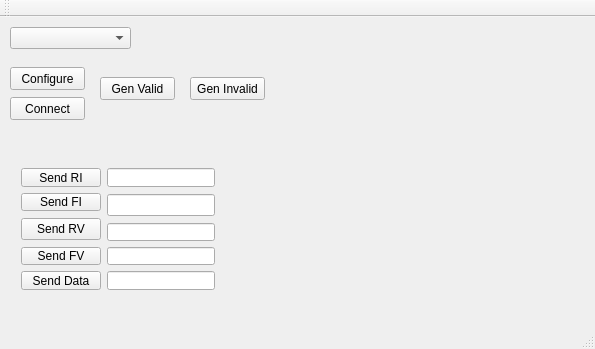
<?xml version="1.0" encoding="UTF-8"?>
<ui version="4.0">
 <class>MainWindow</class>
 <widget class="QMainWindow" name="MainWindow">
  <property name="geometry">
   <rect>
    <x>0</x>
    <y>0</y>
    <width>595</width>
    <height>349</height>
   </rect>
  </property>
  <property name="windowTitle">
   <string>MainWindow</string>
  </property>
  <widget class="QWidget" name="centralWidget">
   <widget class="QComboBox" name="comboBox">
    <property name="geometry">
     <rect>
      <x>10</x>
      <y>10</y>
      <width>121</width>
      <height>22</height>
     </rect>
    </property>
   </widget>
   <widget class="QPushButton" name="pushButton_ConnectSerialPort">
    <property name="geometry">
     <rect>
      <x>10</x>
      <y>80</y>
      <width>75</width>
      <height>23</height>
     </rect>
    </property>
    <property name="text">
     <string>Connect</string>
    </property>
   </widget>
   <widget class="QPushButton" name="pushButton_GenerateValid">
    <property name="geometry">
     <rect>
      <x>100</x>
      <y>60</y>
      <width>75</width>
      <height>23</height>
     </rect>
    </property>
    <property name="text">
     <string>Gen Valid</string>
    </property>
   </widget>
   <widget class="QPushButton" name="pushButton_GenerateInvalid">
    <property name="geometry">
     <rect>
      <x>190</x>
      <y>60</y>
      <width>75</width>
      <height>23</height>
     </rect>
    </property>
    <property name="text">
     <string>Gen Invalid</string>
    </property>
   </widget>
   <widget class="QPushButton" name="pushButton_ConfigureSerialPort">
    <property name="geometry">
     <rect>
      <x>10</x>
      <y>50</y>
      <width>75</width>
      <height>23</height>
     </rect>
    </property>
    <property name="text">
     <string>Configure</string>
    </property>
   </widget>
   <widget class="QWidget" name="layoutWidget">
    <property name="geometry">
     <rect>
      <x>10</x>
      <y>140</y>
      <width>216</width>
      <height>144</height>
     </rect>
    </property>
    <layout class="QGridLayout" name="gridLayout">
     <item row="0" column="0">
      <widget class="QPushButton" name="pushButton_SendRevI">
       <property name="text">
        <string>Send RI</string>
       </property>
      </widget>
     </item>
     <item row="0" column="1">
      <widget class="QLineEdit" name="dataRI"/>
     </item>
     <item row="1" column="0">
      <widget class="QPushButton" name="pushButton_SendFI">
       <property name="text">
        <string>Send FI</string>
       </property>
      </widget>
     </item>
     <item row="1" column="1" rowspan="2">
      <widget class="QLineEdit" name="dataFI"/>
     </item>
     <item row="2" column="0" rowspan="2">
      <widget class="QPushButton" name="pushButton_SendRV">
       <property name="text">
        <string>Send RV</string>
       </property>
      </widget>
     </item>
     <item row="3" column="1">
      <widget class="QLineEdit" name="dataRV"/>
     </item>
     <item row="4" column="0">
      <widget class="QPushButton" name="pushButton_SendFV">
       <property name="text">
        <string>Send FV</string>
       </property>
      </widget>
     </item>
     <item row="4" column="1">
      <widget class="QLineEdit" name="dataFV"/>
     </item>
     <item row="5" column="0">
      <widget class="QPushButton" name="pushButton_SendData">
       <property name="text">
        <string>Send Data</string>
       </property>
      </widget>
     </item>
     <item row="5" column="1">
      <widget class="QLineEdit" name="dataFull"/>
     </item>
    </layout>
   </widget>
  </widget>
  <widget class="QToolBar" name="mainToolBar">
   <attribute name="toolBarArea">
    <enum>TopToolBarArea</enum>
   </attribute>
   <attribute name="toolBarBreak">
    <bool>false</bool>
   </attribute>
  </widget>
  <widget class="QStatusBar" name="statusBar"/>
  <widget class="QMenuBar" name="menuBar">
   <property name="geometry">
    <rect>
     <x>0</x>
     <y>0</y>
     <width>595</width>
     <height>21</height>
    </rect>
   </property>
  </widget>
 </widget>
 <layoutdefault spacing="6" margin="11"/>
 <resources/>
 <connections/>
</ui>
